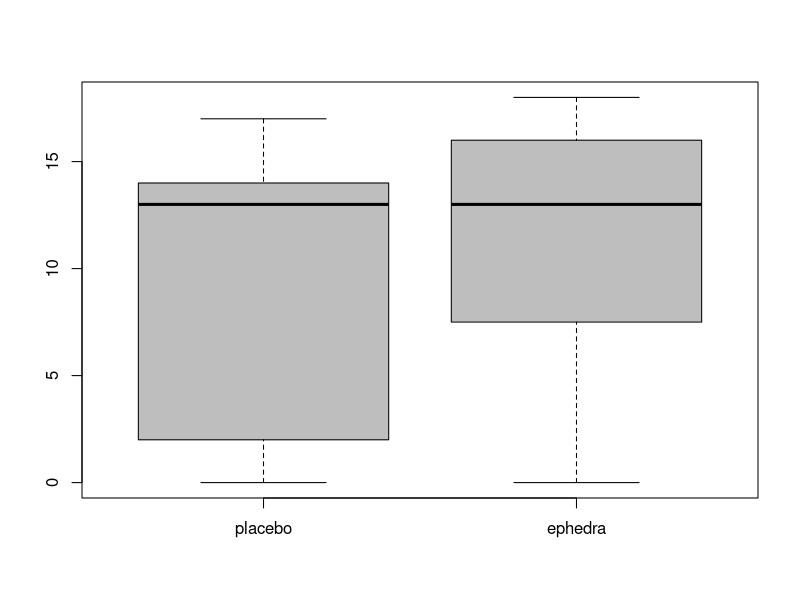

Write R code to recreate this figure.
##############################################################
## 1. small sample comparions of means
## two independent samples
## Verzani Example 7.9, p203

## x is placebo
## y is ephedra
x <- c(0,0,0,2,4,5,13,14,14,14,15,17,17)
y <- c(0,6,7,8,11,13,16,16,16,17,18)

boxplot(list(placebo=x,ephedra=y),
        col="gray")

## now test difference of means
t.test(x,y,
       var.equal=TRUE)

## do it again, but relax assumption that the
## variances of x and y are equal
t.test(x,y,
       var.equal=FALSE)

#########################################################
## 2. small sample, comparison of proportions
## independent samples
## Fisher's exact test

## BLG children by mother's sexuality
tab <- c(2,23,0,20)
tab <- matrix(tab,2,2,byrow=T)

## lady tasting tea
TeaTasting <- matrix(c(3, 1, 1, 3),
                     nr = 2,
                     dimnames = list(Guess = c("Milk", "Tea"),
                       Truth = c("Milk", "Tea")))
fisher.test(TeaTasting, alternative = "greater")

## key thing to inspect (for now) is the p-value
## ignore output re odds-ratios etc

########################################################
## 3. comparison of means with dependent samples
## hair loss, twin study, p242 Verzani

Finasteride <- c(5,3,5,6,4,4,7,4,3)
placebo <- c(2,3,2,4,2,2,3,4,2)

t.test(Finasteride,
       placebo,
       paired=TRUE)
